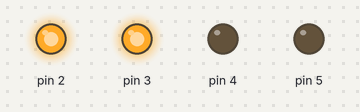
Bench run of a sketch on a simulated Arduino Uno, built with avr-gcc and run on an emulated ATmega328P. Parts: output pins drawn as LEDs (lit = HIGH).

Above: at 0.5 s.
At 3.5 s:
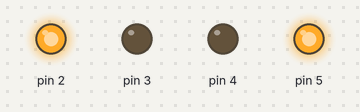
At 6.5 s:
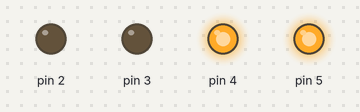
At 8.5 s:
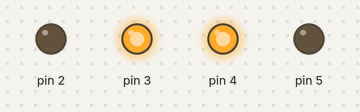
Timing chart, 0 to 9.1 s (numbered marks = the images above):
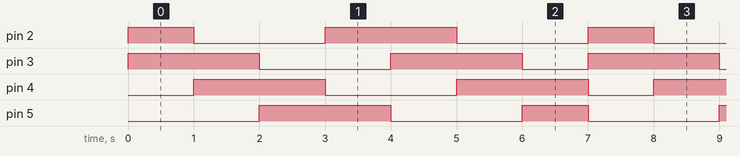

Measured:
- by itself, pin 2: repeats every 7.0 s: LOW 2.0 s, HIGH 2.0 s, LOW 2.0 s, HIGH 1.0 s
- by itself, pin 3, pin 4: repeats every 7.0 s: LOW 2.0 s, HIGH 2.0 s, LOW 1.0 s, HIGH 2.0 s
- by itself, pin 5: repeats every 7.0 s: LOW 2.0 s, HIGH 1.0 s, LOW 2.0 s, HIGH 2.0 s

The sketch:

S1_Lesson_02-Blink_Pattern.ino
```cpp
/*
 Blink sketch modified to be a Cylon back-and-forth red eye
 Then modified for 8 LEDs in a circle.

Kubichek, ECE Dept., University of Wyoming
*/


void setup() {
  pinMode(2, OUTPUT);
  pinMode(3, OUTPUT);
  pinMode(4, OUTPUT);
  pinMode(5, OUTPUT);
}

void loop() {
  digitalWrite(2, HIGH); //turn the LED on
  digitalWrite(3, HIGH);
  digitalWrite(4, LOW);
  digitalWrite(5, LOW);
  delay(1000);

  digitalWrite(2, LOW); //turn the LED on
  digitalWrite(3, HIGH);
  digitalWrite(4, HIGH);
  digitalWrite(5, LOW);
  delay(1000);

  digitalWrite(2, LOW); //turn the LED on
  digitalWrite(3, LOW);
  digitalWrite(4, HIGH);
  digitalWrite(5, HIGH);
  delay(1000);

  digitalWrite(2, HIGH); //turn the LED on
  digitalWrite(3, LOW);
  digitalWrite(4, LOW);
  digitalWrite(5, HIGH);
  delay(1000);

  digitalWrite(2, HIGH); //turn the LED on
  digitalWrite(3, HIGH);
  digitalWrite(4, LOW);
  digitalWrite(5, LOW);
  delay(1000);

  digitalWrite(2, LOW); //turn the LED on
  digitalWrite(3, HIGH);
  digitalWrite(4, HIGH);
  digitalWrite(5, LOW);
  delay(1000);

  digitalWrite(2, LOW); //turn the LED on
  digitalWrite(3, LOW);
  digitalWrite(4, HIGH);
  digitalWrite(5, HIGH);
  delay(1000);

}
```
